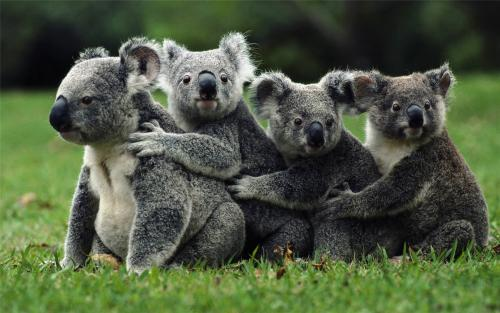
#> input picture 2019-10-13-week2-What IS CV/images/koala.png, 500 x 313 px
$ python FilteringN.py
#> lines starting #> are read from the running program, lines starting #| are printed output that depends on the picture
#> further down, image is the input picture: shape (313, 500, 3); mean B, G, R 65, 90, 78.3
#!/usr/bin/env python
# -*- coding: utf-8 -*-
# @Time : 2019/10/16 14:25
# @Author : Micky
# @Desc : week2 作业
# @File : FilteringN.py
# @Software: PyCharm

import cv2 as cv
import numpy as np
import matplotlib.pyplot as plt


def mediaBlue(image, kernel, stride = 1):
    """
    平滑中值滤波
    :param image: 原始图像
    :param kernel: 卷积核大小
    :param stride: 步长
    :return: 处理后的图像
    """

    def smoothMatrixPaddMedia(matrix, kernel, stride=1):
        """
        滑动并填充卷积核区域的中值
        :param matrix: 像素矩阵
        :param kernel: 卷积核大小
        :param stride: 步长
        :return:
        """
        matrix = np.asarray(matrix)
        row, column = matrix.shape

        l_matrix = matrix.copy()
        for r in range(0, row - kernel + 1, stride):
            for c in range(0, column - kernel + 1, stride):
                # 获取卷积核区域数据
                m = matrix[r:r + kernel, c: c + kernel]
                # 对区域进行排序
                m = np.sort(np.asarray(m).flatten())
                # 获取中值
                middel = m[len(m) // 2]
                # 修改所有的值维中值
                m[:] = middel
                # 修改原矩阵中的值
                l_matrix[r:r + kernel, c: c + kernel] = np.reshape(m, (kernel, kernel))
        return l_matrix

    # M = [[2, 6, 8, 7],
    #      [1, 5, 3, 4],
    #      [9, 10, 11, 12]]
    # smoothMatrixPaddMedia(M, kernel, 1)
    # return
    # 获取宽，高，通道
    if len(image.shape) == 2:
        # 灰度图
        return smoothMatrixPaddMedia(image, kernel, stride)
    if len(image.shape) == 3:
        # 获取B,G,R通道
        B, G, R = cv.split(image)
        # 对每个通道进行中值滤波操作
        B = smoothMatrixPaddMedia(B, kernel, stride)
        G = smoothMatrixPaddMedia(G, kernel, stride)
        R = smoothMatrixPaddMedia(R, kernel, stride)
        return cv.merge((B,G,R))

def buildSoltImage(image, soltNums):
    """
    产生椒盐噪音的图片
    :param image: 原始图片
    :param soltNums: 椒盐噪音的个数
    :return:
    """
#> called with soltNums = 10000

    def solt(matrix, soltNums):
        """
        产生椒盐噪声
        :param matrix:  像素矩阵
        :param soltNums: 噪声点个数
        :return:
        """
        for s in range(soltNums):
            x = np.random.randint(0, matrix.shape[0])
            y = np.random.randint(0, matrix.shape[1])
            matrix[x][y] = 255
        return matrix


    if len(image.shape) == 2:
        # 灰度图
        return solt(image, soltNums)
    if len(image.shape) == 3:
        # 得到各通道
        B, G, R = cv.split(image)
        # 各通道产生椒盐点
        B = solt(B, soltNums)
#> after the loop in solt, `for s in range(soltNums):`:
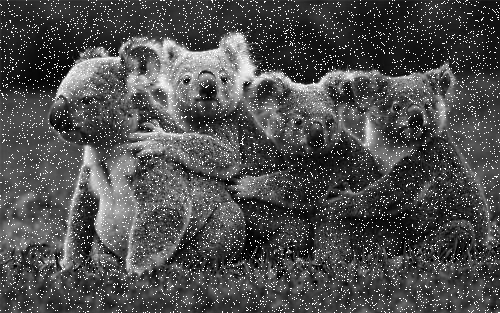
#> matrix: shape (313, 500); min 0, max 255, mean 76.7
        G = solt(G, soltNums)
#> call 2 of solt, with soltNums = 10000
#> after the loop in solt (call 2), `for s in range(soltNums):`:
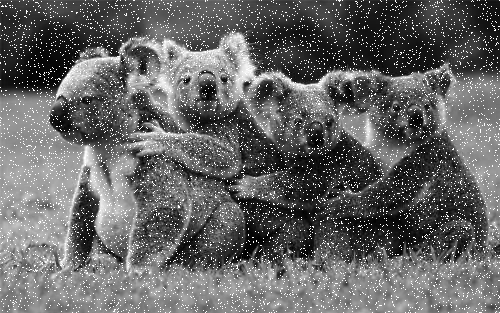
#> matrix: shape (313, 500); min 0, max 255, mean 100.3
        R = solt(R, soltNums)
#> call 3 of solt, with soltNums = 10000
#> after the loop in solt (call 3), `for s in range(soltNums):`:
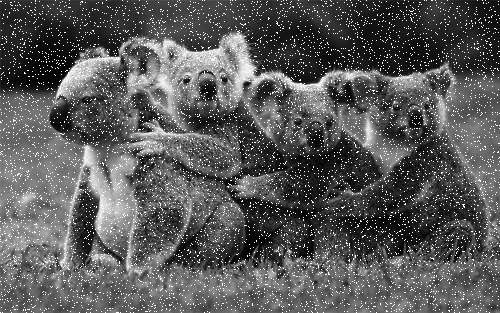
#> matrix: shape (313, 500); min 0, max 255, mean 89.3
    return cv.merge((B,G,R))
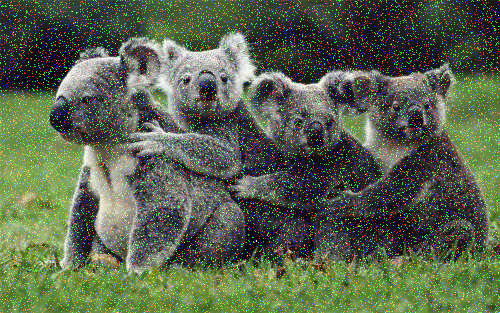
#> returned value: shape (313, 500, 3); mean of channels 0, 1, 2 76.7, 100.3, 89.3; drawn as B, G, R


if __name__ == '__main__':
    # 图片路径
    IMAGE_PATH = 'images/koala.png'
    # 读取图片
    image = cv.imread(IMAGE_PATH)


    # 显示
    SHOW_R = 1
    SHOW_C = 4
    # 原图
    normalImg = plt.subplot(SHOW_R, SHOW_C, 1)
    normalImg.set_title('ORIGINAL IMAGE')
    plt.imshow(cv.cvtColor(image, cv.COLOR_BGR2RGB))
    plt.xticks([]), plt.yticks([])
    # 椒盐图片
    soltImage = plt.subplot(SHOW_R, SHOW_C, 2)
    soltImage.set_title('SOLT IMAGE')
    soltImageP = buildSoltImage(image, 10000)
    plt.imshow(cv.cvtColor(soltImageP, cv.COLOR_BGR2RGB))
    plt.xticks([]), plt.yticks([])

    # 自己定义的平滑中值滤波
    mineMediaBlue = plt.subplot(SHOW_R, SHOW_C, 3)
    mineMediaBlue.set_title('MINE MEDIABLUE')
    mineMeidaBlueImage = mediaBlue(soltImageP, 3, 1)
#> call 2 of smoothMatrixPaddMedia, with kernel = 3, stride = 1
#> after the loop in smoothMatrixPaddMedia (call 2), `for r in range(0, row - kernel + 1, stride):`:
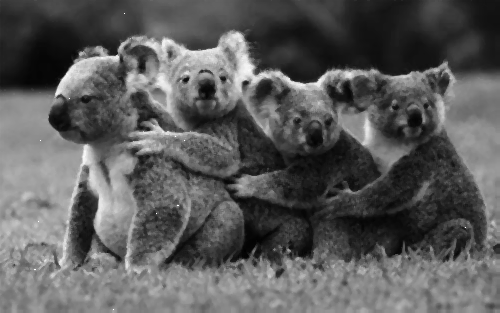
#> l_matrix: shape (313, 500); min 1, max 255, mean 91
#> call 3 of smoothMatrixPaddMedia, with kernel = 3, stride = 1
#> after the loop in smoothMatrixPaddMedia (call 3), `for r in range(0, row - kernel + 1, stride):`:
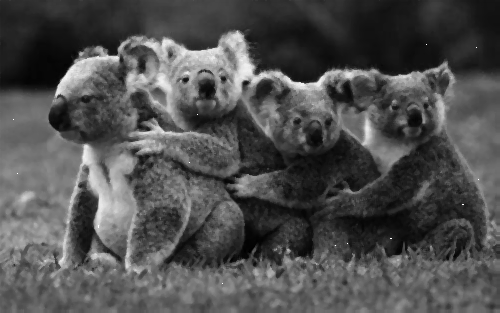
#> l_matrix: shape (313, 500); min 0, max 255, mean 79.3
    plt.imshow(cv.cvtColor(mineMeidaBlueImage, cv.COLOR_BGR2RGB))
    plt.xticks([]), plt.yticks([])

    # 调用openCV自带的平滑中值滤波
    openCVMediaBlue = plt.subplot(SHOW_R, SHOW_C, 4)
    openCVMediaBlue.set_title('OPENCV MEDIABLUE')
    openCVMediaBlueImage = cv.medianBlur(soltImageP, 3)
    plt.imshow(cv.cvtColor(openCVMediaBlueImage, cv.COLOR_BGR2RGB))
    plt.xticks([]), plt.yticks([])


    plt.show()
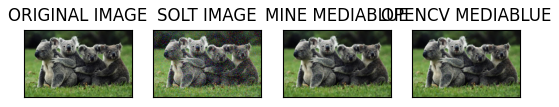
#> figure drawn by matplotlib, 4 panels
